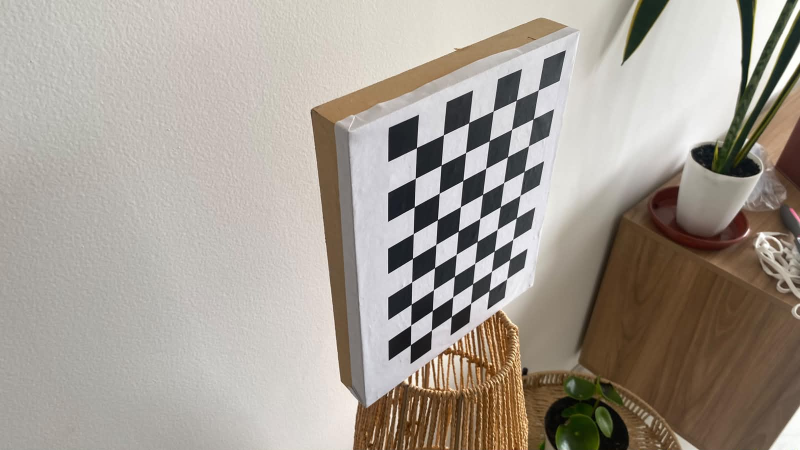
#> input picture calibration/fotos/tablero10.jpeg, 1600 x 900 px (shown at 1/2 size); its folder holds 4 pictures in this run
$ jupyter execute calibration.ipynb
#> lines starting #> are read from the running program, lines starting #| are printed output that depends on the picture
[cell 1]
import glob
import cv2
import numpy as np
import os
import matplotlib.pyplot as plt
import matplotlib.patches as patches

[cell 2]
imagenes = glob.glob('../calibration/fotos/*.jpeg')
print(f"Se encontraron {len(imagenes)} imagenes")

[cell 3]
patron = (9,6)
cuadro_cm = 2.24 #tamano de cuadro en cms

objp = np.zeros((patron[0]*patron[1],3), np.float32)
#print(objp)
objp[:, :2] = np.mgrid[0:patron[0], 0:patron[1]].T.reshape(-1, 2) * cuadro_cm

print(objp)


objpoints = []
imgpoints = []

for ruta in imagenes:
    img = cv2.imread(ruta)
#> img is the input picture: shape (900, 1600, 3); mean B, G, R 147.8, 157, 164.9
    gray = cv2.cvtColor(img, cv2.COLOR_BGR2GRAY)
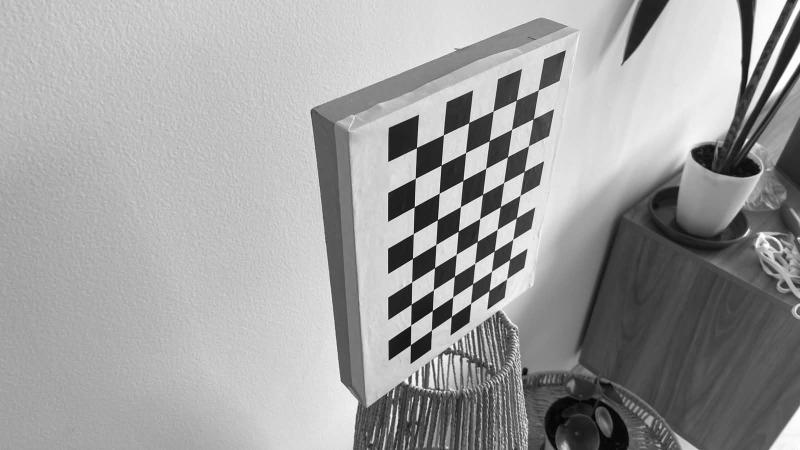
#> gray: shape (900, 1600) (shown at 1/2 size); min 0, max 255, mean 158.3

    ret, corners = cv2.findChessboardCorners(gray, patron, None)
#> ret = True; corners = 54 rows, first 8: [1076.8, 180.5], [1066.3, 238.5], [1057.3, 292.3], [1048.8, 343.1], [1040.3, 391.3], [1032.8, 436.4], [1025.9, 479.4], [1020.4, 518.5]

    if ret:
        criteria = (cv2.TERM_CRITERIA_EPS + cv2.TERM_CRITERIA_MAX_ITER, 30, 0.001)
        corners = cv2.cornerSubPix(gray, corners, (11,11), (-1,-1), criteria)
#> corners = 54 rows, first 8: [1076.7, 180.5], [1066.6, 238.1], [1057.4, 292.2], [1048.6, 343.3], [1040.5, 391.1], [1033, 436.2], [1026.1, 479.3], [1019.6, 519.4]
        objpoints.append(objp)
        imgpoints.append(corners)
        #print(corners)
        print(f"✅ {ruta}")
    else:
        print(f"❌ {ruta}")
#> pass 2 of the loop `for ruta in imagenes:`:
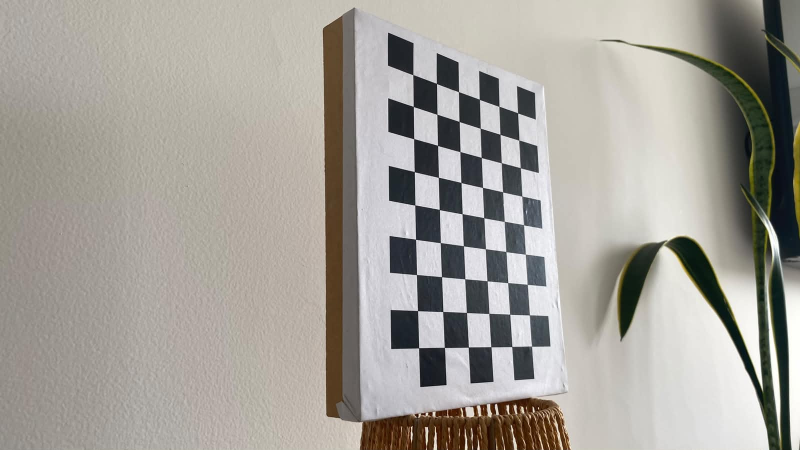
#> input picture calibration/fotos/tablero11.jpeg, 1600 x 900 px (shown at 1/2 size)
#> img is the input picture: shape (900, 1600, 3); mean B, G, R 153.3, 160, 163.7
#> `gray = cv2.cvtColor(img, cv2.COLOR_BGR2GRAY)`:
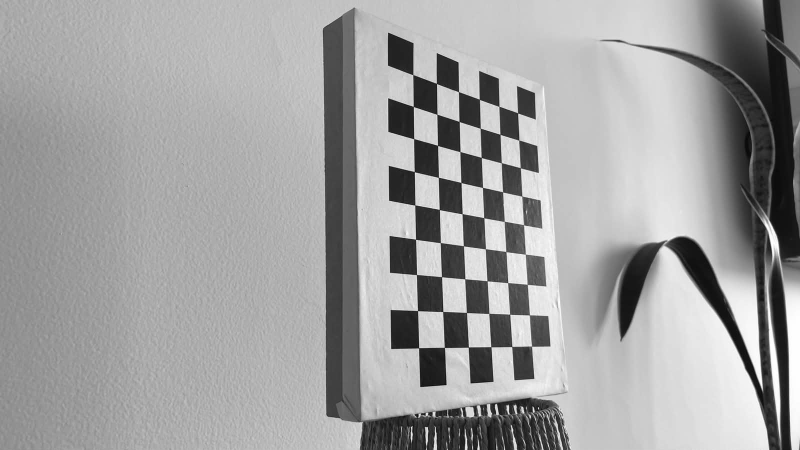
#> gray: shape (900, 1600) (shown at 1/2 size); min 0, max 255, mean 160.4
#> `ret, corners = cv2.findChessboardCorners(gray, patron, None)`: corners = 54 rows, first 8: [1035.5, 226.2], [1038.1, 280.7], [1041.2, 336.1], [1043.8, 392.3], [1047.5, 450], [1051.2, 508.7], [1054.9, 569.1], [1059.2, 630.5]
#> `corners = cv2.cornerSubPix(gray, corners, (11,11), (-1,-1), criteria)`: corners = 54 rows, first 8: [1035.6, 226.3], [1038, 280.6], [1041, 336.1], [1044.1, 392.6], [1047.6, 450.2], [1051.1, 508.7], [1054.9, 569.2], [1059.3, 630.3]
#> pass 3 of the loop `for ruta in imagenes:`:
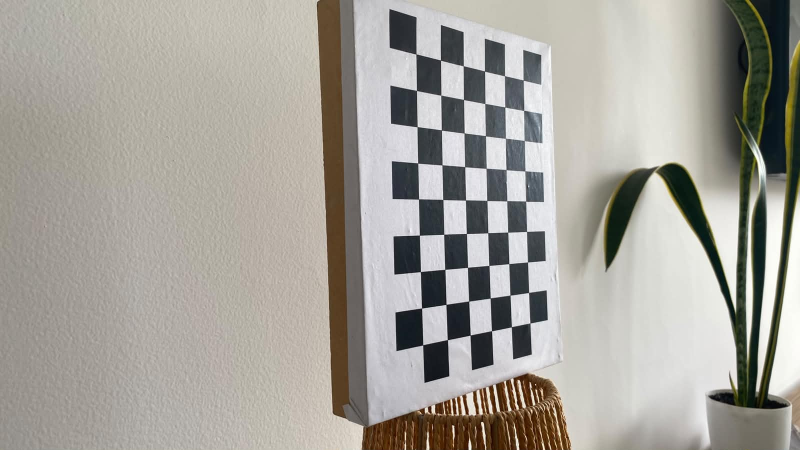
#> input picture calibration/fotos/tablero12.jpeg, 1600 x 900 px (shown at 1/2 size)
#> img is the input picture: shape (900, 1600, 3); mean B, G, R 154.1, 161.2, 164.4
#> `gray = cv2.cvtColor(img, cv2.COLOR_BGR2GRAY)`:
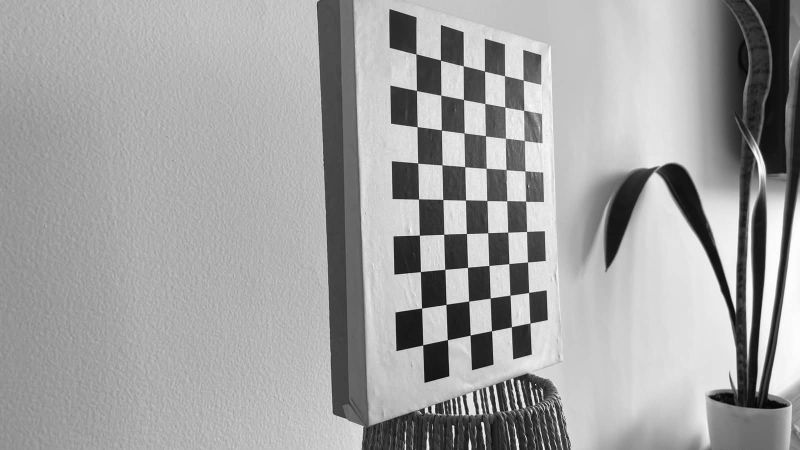
#> gray: shape (900, 1600) (shown at 1/2 size); min 0, max 255, mean 161.4
#> `ret, corners = cv2.findChessboardCorners(gray, patron, None)`: corners = 54 rows, first 8: [1047, 160.5], [1047.6, 221.3], [1048.7, 281.4], [1050.2, 342.2], [1051.4, 402.5], [1053.5, 463.5], [1055.4, 524.3], [1057.9, 585.4]
#> `corners = cv2.cornerSubPix(gray, corners, (11,11), (-1,-1), criteria)`: corners = 54 rows, first 8: [1046.7, 160.6], [1047.7, 221.1], [1048.8, 281.6], [1050.4, 342.3], [1051.7, 402.8], [1053.5, 463.4], [1055.5, 524.5], [1057.7, 585.4]
#> the loop made 4 passes; the first 3 are shown

[cell 4]
fig = plt.figure(figsize=(14,10))
ax1 = fig.add_axes([0,0,0.20,0.40])
ax2 = fig.add_axes([0.30,0,0.40,0.40])

def MostrarTablero():

    for c in range(6 + 1):
        for r in range(9 + 1):
            x = round((c) * cuadro_cm,2)
            y = round((r) * cuadro_cm,2)

            color = 'white' if (c + r) % 2 == 0 else 'black'
            rect = patches.Rectangle((x,y)
                                    , cuadro_cm, cuadro_cm,
                                    linewidth=0.5,
                                    edgecolor='gray',
                                    facecolor=color)
            if r == 1 and c % 2 == 1 :
                ax1.annotate(f"({x},{y},0)",(x,20),(x + .5, y + 19),fontsize=7,arrowprops=dict(arrowstyle='->', color='red', lw=0.8),
        bbox=dict(boxstyle='round', facecolor='white', edgecolor='gray'))
            ax1.add_patch(rect)
            ax1.axis('off')


    for r in range(9):
        for c in range(6):
            x = (c + 1) * cuadro_cm
            y = (r + 1) * cuadro_cm
            ax1.plot(x, y, 'o', color='red')


def mostrarLista():
    headers = ['X (cm)', 'Y (cm)', 'Z (cm)']
        # Mostrar solo primeras 9 y últimas 9
    indices = list(range(9)) + list(range(45, 54))
    filas = []
    for i in indices:
        filas.append([f'{objp[i][0]:.2f}',
                    f'{objp[i][1]:.2f}', '0.00'])
    # Agregar fila de "..." en el medio
    filas.insert(9, ['...', '...', '...'])

    tabla = ax2.table(
        cellText=filas,
        colLabels=headers,
        loc='center',
        cellLoc='center'
    )
    tabla.auto_set_font_size(False)
    tabla.set_fontsize(8)
    tabla.scale(1, 1.2)  # ajusta alto de filas
    ax2.axis('off')


MostrarTablero()
mostrarLista()
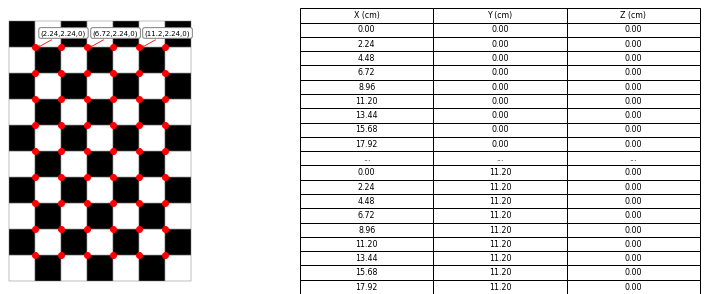
#> figure drawn by matplotlib, 1 panel
